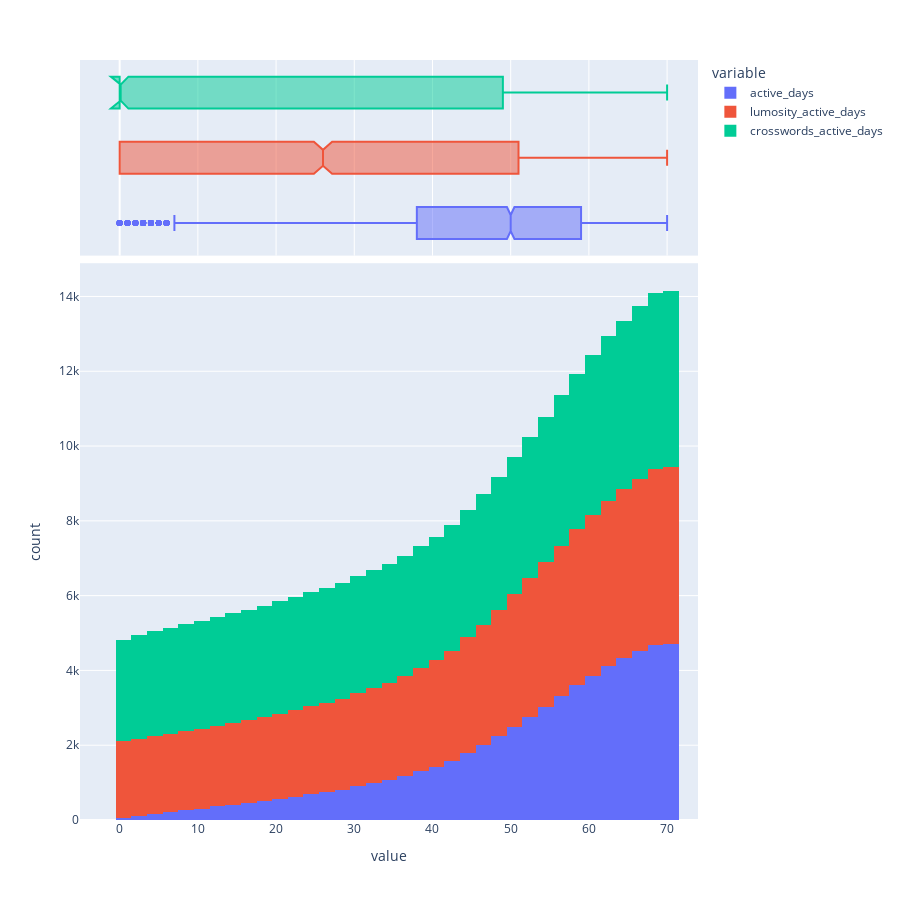

Write notebook code for a chart like this one.
### Markdown cell above
### __Plot the Active Days__

### Code cell
plot_active_days(exclusions_df)

### Figure 1 — Plotly figure (JSON) as saved in the notebook; plotly's stock layout.template omitted (floating-point values rounded to 4 significant figures; data arrays with more than 128 entries replaced by an {"elided": "..."} marker saying what was removed)
{"data": [{"alignmentgroup": "True", "bingroup": "x", "cumulative": {"enabled": true}, "hovertemplate": "variable=active_days<br>value=%{x}<br>count=%{y}<extra></extra>", "legendgroup": "active_days", "marker": {"color": "#636efa", "pattern": {"shape": ""}}, "name": "active_days", "offsetgroup": "active_days", "orientation": "v", "showlegend": true, "type": "histogram", "x": {"elided": "4715 int values"}, "xaxis": "x", "yaxis": "y"}, {"alignmentgroup": "True", "hovertemplate": "variable=active_days<br>value=%{x}<extra></extra>", "legendgroup": "active_days", "marker": {"color": "#636efa"}, "name": "active_days", "notched": true, "offsetgroup": "active_days", "showlegend": false, "type": "box", "x": {"elided": "4715 int values"}, "xaxis": "x2", "yaxis": "y2"}, {"alignmentgroup": "True", "bingroup": "x", "cumulative": {"enabled": true}, "hovertemplate": "variable=lumosity_active_days<br>value=%{x}<br>count=%{y}<extra></extra>", "legendgroup": "lumosity_active_days", "marker": {"color": "#EF553B", "pattern": {"shape": ""}}, "name": "lumosity_active_days", "offsetgroup": "lumosity_active_days", "orientation": "v", "showlegend": true, "type": "histogram", "x": {"elided": "4715 int values"}, "xaxis": "x", "yaxis": "y"}, {"alignmentgroup": "True", "hovertemplate": "variable=lumosity_active_days<br>value=%{x}<extra></extra>", "legendgroup": "lumosity_active_days", "marker": {"color": "#EF553B"}, "name": "lumosity_active_days", "notched": true, "offsetgroup": "lumosity_active_days", "showlegend": false, "type": "box", "x": {"elided": "4715 int values"}, "xaxis": "x2", "yaxis": "y2"}, {"alignmentgroup": "True", "bingroup": "x", "cumulative": {"enabled": true}, "hovertemplate": "variable=crosswords_active_days<br>value=%{x}<br>count=%{y}<extra></extra>", "legendgroup": "crosswords_active_days", "marker": {"color": "#00cc96", "pattern": {"shape": ""}}, "name": "crosswords_active_days", "offsetgroup": "crosswords_active_days", "orientation": "v", "showlegend": true, "type": "histogram", "x": {"elided": "4715 int values"}, "xaxis": "x", "yaxis": "y"}, {"alignmentgroup": "True", "hovertemplate": "variable=crosswords_active_days<br>value=%{x}<extra></extra>", "legendgroup": "crosswords_active_days", "marker": {"color": "#00cc96"}, "name": "crosswords_active_days", "notched": true, "offsetgroup": "crosswords_active_days", "showlegend": false, "type": "box", "x": {"elided": "4715 int values"}, "xaxis": "x2", "yaxis": "y2"}], "layout": {"barmode": "relative", "height": 900, "legend": {"title": {"text": "variable"}, "tracegroupgap": 0}, "margin": {"t": 60}, "width": 900, "xaxis": {"anchor": "y", "domain": [0, 1], "title": {"text": "value"}}, "xaxis2": {"anchor": "y2", "domain": [0, 1], "matches": "x", "showgrid": true, "showticklabels": false}, "yaxis": {"anchor": "x", "domain": [0, 0.7326], "title": {"text": "count"}}, "yaxis2": {"anchor": "x2", "domain": [0.7426, 1], "matches": "y2", "showgrid": false, "showline": false, "showticklabels": false, "ticks": ""}}}
